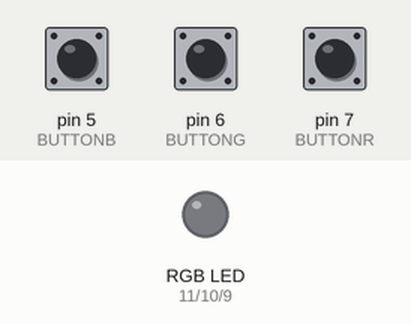
Recording of a sketch running on a simulated Arduino Uno, built with avr-gcc and run on an emulated ATmega328P. Parts: an RGB LED mixed from three pins (HIGH = lit). The inputs (shaded band) are chosen by the test bench; at power-on: pin 5 (BUTTONB) HIGH, pin 6 (BUTTONG) HIGH, pin 7 (BUTTONR) HIGH.

Above: at 1.2 s.
1.3 s: pin 5 (BUTTONB) pulled LOW for 0.15 s
At 1.4 s:
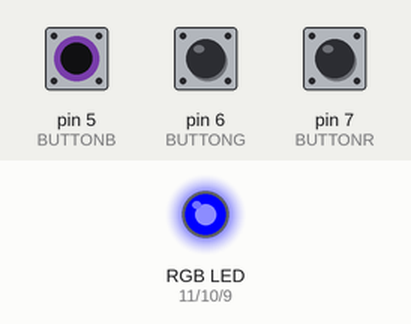
3.0 s: pin 6 (BUTTONG) pulled LOW for 0.15 s
At 3.1 s:
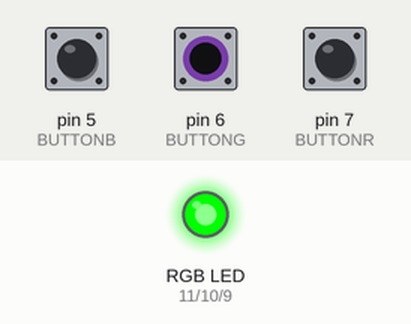
4.7 s: pin 7 (BUTTONR) pulled LOW for 0.15 s
At 4.8 s:
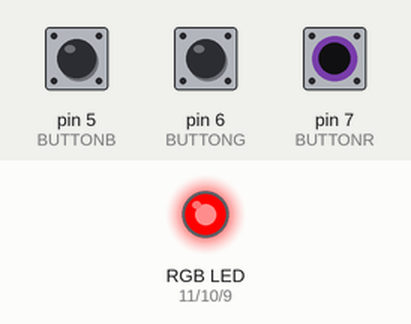
6.4 s: pin 7 (BUTTONR) pulled LOW for 3.2 s
At 10.8 s:
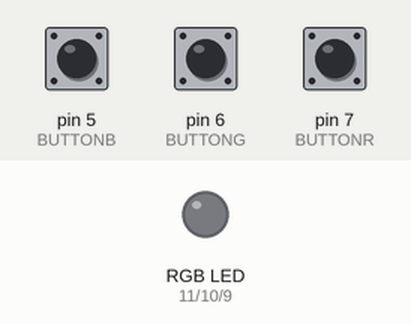
11.1 s: pin 5 (BUTTONB) pulled LOW for 3.2 s
At 12.1 s:
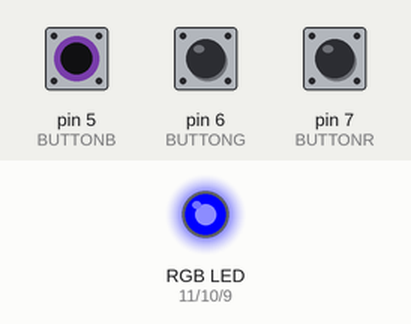
15.8 s: pin 5 (BUTTONB) driven LOW and pin 6 (BUTTONG) driven LOW
At 17.0 s:
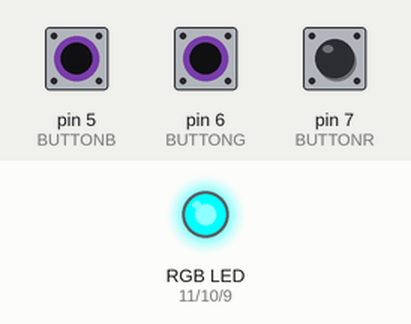
Timing chart, 0 to 18.3 s (numbered marks = the images above; inputs shaded):
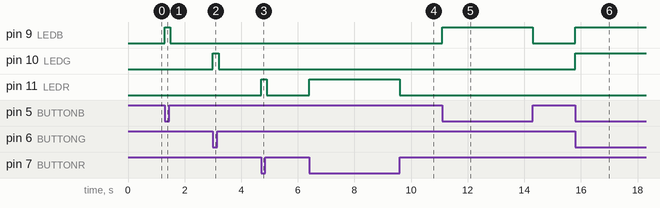

Measured:
- after the input at 1.3 s, pin 9 (LEDB): LOW → HIGH at once, → LOW 0.20 s later
- after the input at 3.0 s, pin 10 (LEDG): LOW → HIGH at once, → LOW 0.20 s later
- after the input at 4.7 s, pin 11 (LEDR): LOW → HIGH at once, → LOW 0.20 s later
- after the input at 6.4 s, pin 11 (LEDR): LOW → HIGH at once, → LOW 3.2 s later
- after the input at 11.1 s, pin 9 (LEDB): LOW → HIGH at once, → LOW 3.2 s later
- after the input at 15.8 s, pin 9 (LEDB), pin 10 (LEDG): LOW → HIGH at once

The sketch:

RGB.ino
```cpp
#define LEDR 11
#define LEDG 10
#define LEDB 9

#define BUTTONR 7
#define BUTTONG 6
#define BUTTONB 5

int stateButtonR;
int stateButtonG;
int stateButtonB;

void setup() {
  pinMode(LEDR, OUTPUT);
  pinMode(LEDG, OUTPUT);
  pinMode(LEDB, OUTPUT);

  pinMode(BUTTONR, INPUT_PULLUP);
  pinMode(BUTTONG, INPUT_PULLUP);
  pinMode(BUTTONB, INPUT_PULLUP);
}

void loop() {
  stateButtonR = digitalRead(BUTTONR);
  stateButtonG = digitalRead(BUTTONG);
  stateButtonB = digitalRead(BUTTONB);

  if (stateButtonR == LOW) {
    analogWrite(LEDR, 255);
  } else {
    analogWrite(LEDR, 0);
  }

  if (stateButtonG == LOW) {
    analogWrite(LEDG, 255);
  } else {
    analogWrite(LEDG, 0);
  }

  if (stateButtonB == LOW) {
    analogWrite(LEDB, 255);
  } else {
    analogWrite(LEDB, 0);
  }

  delay(100);
}
```
